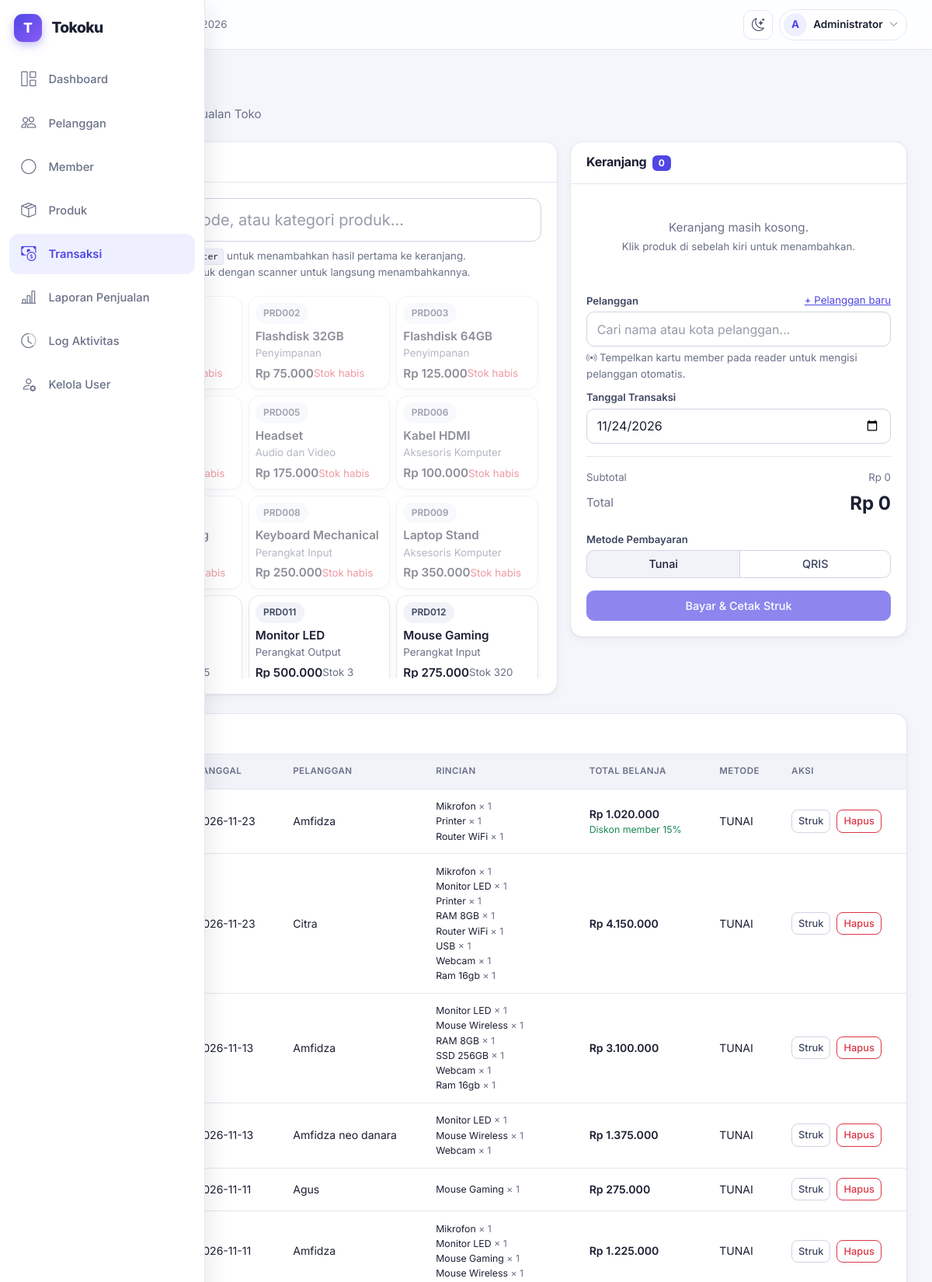
Screenshot of /tokoku/index.php?page=transaksi (signed in, upper part) with the database file from the repository.
### tables this page shows
CREATE TABLE `tbl_user` (
  `id_user` int(11) NOT NULL,
  `username` varchar(30) NOT NULL,
  `password_hash` varchar(255) NOT NULL,
  `nama_lengkap` varchar(100) NOT NULL,
  `role` enum('admin','petugas','pelanggan') NOT NULL DEFAULT 'pelanggan',
  `id_pelanggan` int(11) DEFAULT NULL,
  `dibuat` timestamp NOT NULL DEFAULT current_timestamp()
);

CREATE TABLE `tbl_transaksi` (
  `id_transaksi` int(11) NOT NULL,
  `tanggal` date DEFAULT NULL,
  `id_pelanggan` int(11) DEFAULT NULL,
  `total_belanja` decimal(12,2) DEFAULT NULL,
  `metode_bayar` varchar(10) NOT NULL DEFAULT 'tunai',
  `subtotal` decimal(12,2) DEFAULT NULL,
  `diskon_persen` decimal(5,2) NOT NULL DEFAULT 0.00,
  `diskon` decimal(12,2) NOT NULL DEFAULT 0.00,
  `id_member` int(11) DEFAULT NULL,
  `poin_didapat` int(11) DEFAULT 0
);

CREATE TABLE `tbl_pelanggan` (
  `id_pelanggan` int(11) NOT NULL,
  `nama_pelanggan` varchar(100) DEFAULT NULL,
  `kota` varchar(50) DEFAULT NULL
);

CREATE TABLE `tbl_detail_transaksi` (
  `id_detail` int(11) NOT NULL,
  `id_transaksi` int(11) DEFAULT NULL,
  `id_produk` int(11) DEFAULT NULL,
  `nama_produk` varchar(100) DEFAULT NULL,
  `jumlah` int(11) DEFAULT NULL,
  `harga` decimal(12,2) DEFAULT NULL
);

### tokoku/index.php (called while the page is built, shortened)
<?php
require_once __DIR__ . '/config/database.php';
require_once __DIR__ . '/includes/functions.php';
require_once __DIR__ . '/includes/auth.php';
require_login($pdo);
$user = user_login();
$pages = array_intersect_key(
    semua_halaman(),
    array_flip(izin_halaman($user['role']))
);
$page = $_GET['page'] ?? '';
require_once __DIR__ . '/includes/header.php';
require __DIR__ . '/pages/' . $page . '.php';
require_once __DIR__ . '/includes/footer.php';

### tokoku/includes/functions.php (called while the page is built, shortened)
<?php
function e($value)
{
    return htmlspecialchars((string) $value, ENT_QUOTES, 'UTF-8');
}
function rupiah($angka)
{
    return 'Rp ' . number_format((float) $angka, 0, ',', '.');
}

### tokoku/includes/auth.php (called while the page is built, shortened)
<?php
function semua_halaman()
{
    return [
        'dashboard' => 'Dashboard',
        'petugas' => 'Dashboard',
        'pelanggan' => 'Pelanggan',
        'member' => 'Member',
        'produk' => 'Produk',
        'transaksi' => 'Transaksi',
        'laporan' => 'Laporan Penjualan',
        'log' => 'Log Aktivitas',
        'belanja' => 'Belanja',
        'riwayat' => 'Riwayat Belanja',
        'user' => 'Kelola User'
    ];
}
function izin_halaman($role)
{
    $izin = [
        'admin' => ['dashboard', 'pelanggan', 'member', 'produk', 'transaksi', 'laporan', 'log', 'user'],
        'petugas' => ['petugas', 'transaksi', 'member'],
        'pelanggan' => ['belanja', 'riwayat']
    ];
    return $izin[$role] ?? [];
}
function user_login()
{
    return $_SESSION['user'] ?? null;
}
function user_role()
{
    return $_SESSION['user']['role'] ?? null;
}
function require_login(PDO $pdo)
{
    $id = $_SESSION['user']['id_user'] ?? 0;
    $stmt = $pdo->prepare("
        SELECT id_user, username, nama_lengkap, role, id_pelanggan
        FROM tbl_user
        WHERE id_user = ?
    ");
    $stmt->execute([$id]);
}

### tokoku/pages/transaksi.php (the view, shortened to what this page needs)
<?php
$data = $pdo->query("
    SELECT
        t.id_transaksi,
        t.tanggal,
        p.nama_pelanggan,
        t.total_belanja,
        t.diskon_persen,
        t.metode_bayar
    FROM tbl_transaksi t
    LEFT JOIN tbl_pelanggan p
        ON t.id_pelanggan = p.id_pelanggan
    ORDER BY t.id_transaksi DESC
")->fetchAll();
$rincian = [];
$semuaDetail = $pdo->query("
    SELECT id_transaksi, nama_produk, jumlah, harga
    FROM tbl_detail_transaksi
    ORDER BY id_detail
")->fetchAll();
foreach ($semuaDetail as $d) {
    $rincian[$d['id_transaksi']][] = $d;
}
?>
<div class="row g-3 mb-4">
    <div class="col-lg-7">
        <div class="content-card">
            <div class="content-card-header">
                <h5 class="fw-bold mb-0">Pilih Produk</h5>
            </div>
            <div class="content-card-body">
                <input type="search" id="cari-produk" class="form-control form-control-lg mb-2" placeholder="Cari nama, kode, atau kategori produk..." autocomplete="off" autofocus>
                <div class="small text-secondary mb-3">
                    <span id="info-pencarian"></span>
                    · Tekan <kbd>Enter</kbd> untuk menambahkan hasil pertama ke keranjang.
                    <br>
                    <i class="bi bi-upc-scan"></i> Scan barcode produk dengan scanner untuk langsung menambahkannya.
                </div>
                <div class="produk-scroll">
                    <div id="daftar-produk" class="row g-2"></div>
                </div>
            </div>
        </div>
    </div>
    <div class="col-lg-5">
        <form action="actions.php" method="POST" id="form-transaksi" data-diskon="<?= (int) DISKON_MEMBER_PERSEN ?>">
            <div class="content-card keranjang-sticky">
                <div class="content-card-header d-flex justify-content-between align-items-center">
                    <h5 class="fw-bold mb-0">
                        Keranjang <span class="badge text-bg-dark ms-1" id="jumlah-item">0</span>
                    </h5>
                </div>
                <div class="content-card-body">
                    <div id="keranjang-kosong" class="text-center text-secondary py-4">
                        Keranjang masih kosong.<br><small>Klik produk di sebelah kiri untuk menambahkan.</small>
                    </div>
                    <div class="row g-2 mt-3">
                        <div class="col-12">
                            <div class="d-flex justify-content-between align-items-center mb-1">
                                <label class="form-label mb-0" for="cari-pelanggan">Pelanggan</label>
                                <?php if (user_role() === 'admin'): ?>
                                    <a href="index.php?page=pelanggan" target="_blank" class="small">+ Pelanggan baru</a>
                                <?php endif; ?>
                            </div>
                            <div id="pelanggan-box">
                                <input type="search" id="cari-pelanggan" class="form-control" placeholder="Cari nama atau kota pelanggan..." autocomplete="off">
                                <div class="form-text">
                                    <i class="bi bi-broadcast"></i> Tempelkan kartu member pada reader untuk mengisi pelanggan otomatis.
                                </div>
                            </div>
                        </div>
                        <div class="col-12">
                            <label class="form-label mb-1">Tanggal Transaksi</label>
                            <input type="date" name="tanggal" class="form-control" value="<?= date('Y-m-d') ?>" required>
                        </div>
                    </div>
                    <div class="border-top mt-3 pt-3">
                        <div class="d-flex justify-content-between small text-secondary">
                            <span>Subtotal</span><span id="subtotal-keranjang">Rp 0</span>
                        </div>
                        <div class="d-flex justify-content-between align-items-center mt-1">
                            <span class="text-secondary">Total</span>
                            <span class="fw-bold fs-4" id="total-keranjang">Rp 0</span>
                        </div>
                    </div>
                    <div class="mt-3">
                        <label class="form-label mb-1">Metode Pembayaran</label>
                        <div class="btn-group w-100" role="group">
                            <label class="btn btn-outline-dark" for="metode-tunai">Tunai</label>
                            <label class="btn btn-outline-dark" for="metode-qris">QRIS</label>
                        </div>
                    </div>
                    <button type="submit" id="tombol-bayar" class="btn btn-dark w-100 mt-3 py-2" disabled>
                    </button>
                </div>
            </div>
        </form>
    </div>
</div>
<div class="content-card">
    <div class="content-card-header"><h5 class="fw-bold mb-0">Riwayat Transaksi</h5></div>
    <div class="table-responsive">
        <table class="table table-hover mb-0">
            <thead>
                <tr>
                    <th>ID Transaksi</th><th>Tanggal</th><th>Pelanggan</th><th>Rincian</th><th>Total Belanja</th><th>Metode</th><th>Aksi</th>
                </tr>
            </thead>
            <tbody>
                <?php foreach ($data as $row): ?>
                    <tr>
                        <td>#<?= e($row['id_transaksi']) ?></td>
                        <td><?= e($row['tanggal']) ?></td>
                        <td><?= e($row['nama_pelanggan'] ?? '-') ?></td>
                        <td>
                            <?php foreach ($rincian[$row['id_transaksi']] ?? [] as $item): ?>
                                <div class="small"><?= e($item['nama_produk']) ?> <span class="text-secondary">&times; <?= e($item['jumlah']) ?></span></div>
                            <?php endforeach; ?>
                        </td>
                        <td class="fw-semibold">
                            <?= rupiah($row['total_belanja']) ?>
                            <?php if ((float) $row['diskon_persen'] > 0): ?>
                                <div class="small text-success fw-normal">Diskon member <?= (float) $row['diskon_persen'] ?>%</div>
                            <?php endif; ?>
                        </td>
                        <td><?= e(strtoupper($row['metode_bayar'] ?? 'TUNAI')) ?></td>
                        <td>
                            <div class="d-flex gap-2">
                                <a href="struk.php?id=<?= e($row['id_transaksi']) ?>" target="_blank" class="btn btn-sm btn-outline-dark">Struk</a>
                                <?php
                                $bolehHapus = user_role() === 'admin' || (user_role() === 'petugas' && $row['tanggal'] === date('Y-m-d'));
                                ?>
                                <?php if ($bolehHapus): ?>
                                <form action="actions.php" method="POST" onsubmit="return confirm('Yakin ingin menghapus transaksi ini? Stok produk akan dikembalikan.')">
                                    <button class="btn btn-sm btn-outline-danger">Hapus</button>
                                </form>
                                <?php endif; ?>
                            </div>
                        </td>
                    </tr>
                <?php endforeach; ?>
            </tbody>
        </table>
    </div>
</div>

### tokoku/includes/header.php (shortened to what this page needs)
<?php
$ikonMenu = [
    'dashboard' => 'bi-grid-1x2',
    'petugas' => 'bi-grid-1x2',
    'pelanggan' => 'bi-people',
    'produk' => 'bi-box-seam',
    'transaksi' => 'bi-cash-coin',
    'laporan' => 'bi-bar-chart-line',
    'log' => 'bi-clock-history',
    'belanja' => 'bi-bag',
    'riwayat' => 'bi-receipt',
    'user' => 'bi-person-gear'
];
$inisial = mb_strtoupper(mb_substr(trim($user['nama_lengkap'] ?? ''), 0, 1));
$inisial = $inisial !== '' ? $inisial : '?';
$namaHari = ['Minggu', 'Senin', 'Selasa', 'Rabu', 'Kamis', 'Jumat', 'Sabtu'];
$namaBulan = [
    1 => 'Januari', 'Februari', 'Maret', 'April', 'Mei', 'Juni',
    'Juli', 'Agustus', 'September', 'Oktober', 'November', 'Desember'
];
$tanggalHariIni = $namaHari[(int) date('w')] . ', '
    . date('j') . ' ' . $namaBulan[(int) date('n')] . ' ' . date('Y');
?>
<!DOCTYPE html>
<html lang="id" data-bs-theme="light">
<head>
    <link href="https://cdn.jsdelivr.net/npm/bootstrap@5.3.3/dist/css/bootstrap.min.css" rel="stylesheet">
    <link href="https://cdn.jsdelivr.net/npm/bootstrap-icons@1.11.3/font/bootstrap-icons.min.css" rel="stylesheet">
    <link rel="stylesheet" href="assets/css/style.css">
</head>
<body data-page="<?= e($page) ?>">
<div class="app-shell">
    <aside class="sidebar" id="sidebar" aria-label="Menu utama">
        <a class="sidebar-brand" href="index.php">
            <span class="brand-icon">T</span>
            <span class="label">Tokoku</span>
        </a>
        <nav class="sidebar-nav">
            <?php foreach ($pages as $key => $label): ?>
                <a class="sidebar-link <?= $page === $key ? 'active' : '' ?>"
                   href="index.php?page=<?= e($key) ?>"
                   title="<?= e($label) ?>"
                   <?= $page === $key ? 'aria-current="page"' : '' ?>>
                    <i class="bi <?= e($ikonMenu[$key] ?? 'bi-circle') ?>"></i>
                    <span class="label"><?= e($label) ?></span>
                </a>
            <?php endforeach; ?>
        </nav>
    </aside>
    <div class="app-content">
        <header class="topbar">
            <span class="text-secondary small d-none d-lg-inline">
                <i class="bi bi-calendar3 me-1"></i><?= e($tanggalHariIni) ?>
            </span>
            <div class="ms-auto d-flex align-items-center gap-2">
                <button type="button"
                        class="btn-ikon"
                        data-tema-toggle
                        aria-label="Ganti tema"
                        title="Ganti tema">
                    <i class="bi bi-moon-stars ikon-gelap"></i>
                </button>
                <div class="dropdown">
                    <button type="button"
                            class="btn-user"
                            data-bs-toggle="dropdown"
                            aria-expanded="false"
                            aria-label="Menu akun">
                        <span class="avatar"><?= e($inisial) ?></span>
                        <span class="d-none d-sm-inline"><?= e($user['nama_lengkap']) ?></span>
                        <i class="bi bi-chevron-down small text-secondary"></i>
                    </button>
                </div>
            </div>
        </header>
        <main class="app-main">
            <div class="page-header mb-4">
                <h3 class="fw-bold mb-1"><?= e($pageTitle) ?></h3>
                <p class="text-secondary mb-0">
                    Sistem Informasi Penjualan Toko
                </p>
            </div>

### tokoku/pages/transaksi.php (style rules this page uses)
.produk-scroll { max-height: 62vh; overflow-y: auto; padding: .25rem; }
@media (min-width: 992px) { .keranjang-sticky { position: sticky; top: 5rem; } }

### rows the page displays
tbl_user: role "Dashboard", role "Pelanggan", role "Member", role "Produk", role "Transaksi", role "Laporan Penjualan", role "Log Aktivitas", role "Kelola User", nama_lengkap "A", nama_lengkap "Administrator"
tbl_transaksi: tanggal "2026-11-23", id_pelanggan.nama_pelanggan "Amfidza", total_belanja "Rp 1.020.000", diskon_persen "15", metode_bayar "TUNAI"
tbl_detail_transaksi: nama_produk "Mikrofon", jumlah "1"
tbl_detail_transaksi: nama_produk "Printer", jumlah "1"
tbl_detail_transaksi: nama_produk "Router WiFi", jumlah "1"
tbl_transaksi: tanggal "2026-11-23", id_pelanggan.nama_pelanggan "Citra", total_belanja "Rp 4.150.000", metode_bayar "TUNAI"
tbl_detail_transaksi: nama_produk "Mikrofon", jumlah "1"
tbl_detail_transaksi: nama_produk "Monitor LED", jumlah "1"
tbl_detail_transaksi: nama_produk "Printer", jumlah "1"
tbl_detail_transaksi: nama_produk "RAM 8GB", jumlah "1"
tbl_detail_transaksi: nama_produk "Router WiFi", jumlah "1"
tbl_detail_transaksi: nama_produk "USB", jumlah "1"
tbl_detail_transaksi: nama_produk "Webcam", jumlah "1"
tbl_detail_transaksi: nama_produk "Ram 16gb", jumlah "1"
tbl_transaksi: tanggal "2026-11-13", id_pelanggan.nama_pelanggan "Amfidza", total_belanja "Rp 3.100.000", metode_bayar "TUNAI"
tbl_detail_transaksi: nama_produk "Monitor LED", jumlah "1"
tbl_detail_transaksi: nama_produk "Mouse Wireless", jumlah "1"
tbl_detail_transaksi: nama_produk "RAM 8GB", jumlah "1"
tbl_detail_transaksi: nama_produk "SSD 256GB", jumlah "1"
tbl_detail_transaksi: nama_produk "Webcam", jumlah "1"
tbl_detail_transaksi: nama_produk "Ram 16gb", jumlah "1"
tbl_transaksi: tanggal "2026-11-13", id_pelanggan.nama_pelanggan "Amfidza neo danara", total_belanja "Rp 1.375.000", metode_bayar "TUNAI"
tbl_detail_transaksi: nama_produk "Monitor LED", jumlah "1"
tbl_detail_transaksi: nama_produk "Mouse Wireless", jumlah "1"
tbl_detail_transaksi: nama_produk "Webcam", jumlah "1"
tbl_transaksi: tanggal "2026-11-11", id_pelanggan.nama_pelanggan "Agus", total_belanja "Rp 275.000", metode_bayar "TUNAI"
tbl_detail_transaksi: nama_produk "Mouse Gaming", jumlah "1"
tbl_transaksi: tanggal "2026-11-11", id_pelanggan.nama_pelanggan "Amfidza", total_belanja "Rp 1.225.000", metode_bayar "TUNAI"
tbl_detail_transaksi: nama_produk "Mikrofon", jumlah "1"
tbl_detail_transaksi: nama_produk "Monitor LED", jumlah "1"
tbl_detail_transaksi: nama_produk "Mouse Gaming", jumlah "1"
tbl_detail_transaksi: nama_produk "Mouse Wireless", jumlah "1"
